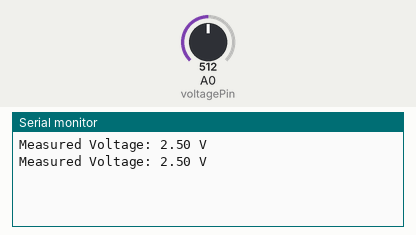
This sketch was run on a simulated ESP8266 (Wemos D1 mini). Shown: the last lines printed to the serial monitor. The inputs (shaded band) are chosen by the test bench; at power-on: A0 (voltagePin) = 512.

Above: at 3.1 s.
3.2 s: A0 (voltagePin) set to 716
At 4.5 s:
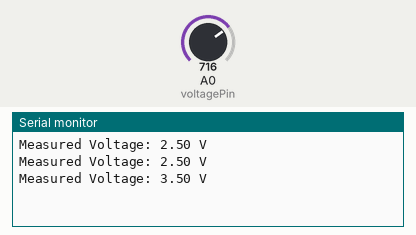
4.7 s: A0 (voltagePin) set to 900
At 5.7 s:
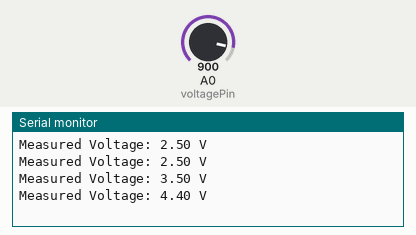
Timing chart, 0 to 7.7 s (numbered marks = the images above; inputs shaded):
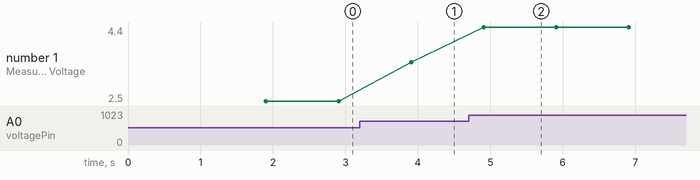

The sketch:

Edgent_ESP8266.ino
```cpp
//#define BLYNK_TEMPLATE_ID "TMPL3LjWDPCQi"
//#define BLYNK_TEMPLATE_NAME "Voltage Sensor"

#define BLYNK_FIRMWARE_VERSION        "0.1.0"

#define BLYNK_PRINT Serial
//#define BLYNK_DEBUG

#define APP_DEBUG


#include "BlynkEdgent.h"
const int voltagePin = A0; // Analog pin to read voltage

void setup()
{
  Serial.begin(115200);
  delay(100);

  BlynkEdgent.begin();
}

void loop() {
  BlynkEdgent.run();
  int sensorValue = analogRead(voltagePin); // Read analog voltage
 // Serial.print(sensorValue);
  float voltage = sensorValue * (5 / 1023.0); // Convert analog value to voltage (assuming 5V Arduino)
  Serial.print("Measured Voltage: ");
  Serial.print(voltage);
  Serial.println(" V");
  delay(1000); // Delay for 1 second
  Blynk.virtualWrite(V0, voltage);
}
```

Measured:
- after the input at 3.2 s, the serial monitor: prints a new line after 0.71 s (image 1)
- after the input at 4.7 s, the serial monitor: prints a new line after 0.21 s (image 2)
- plotted number 1: 2.5 → 3.5 after the input at 3.2 s, 3.5 → 4.4 after the input at 4.7 s
